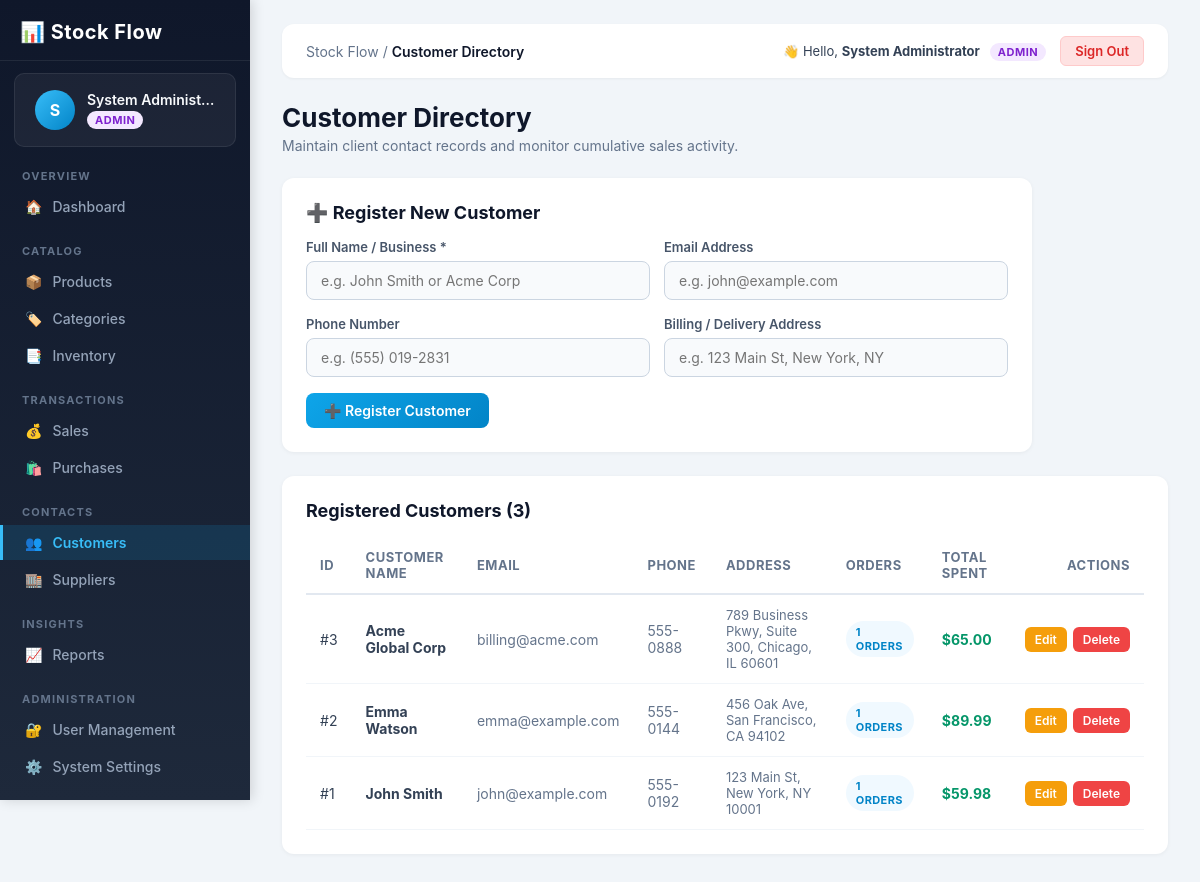
Screenshot of /pages/customers.php (signed in) with the database file from the repository.
### tables this page shows
CREATE TABLE IF NOT EXISTS `customers` (
    `id` INT AUTO_INCREMENT PRIMARY KEY,
    `name` VARCHAR(100) NOT NULL,
    `email` VARCHAR(100) NULL,
    `phone` VARCHAR(30) NULL,
    `address` TEXT NULL,
    `created_at` TIMESTAMP DEFAULT CURRENT_TIMESTAMP
);

### config/db.php (called while the page is built, shortened)
<?php
function is_logged_in() {
    return !empty($_SESSION['user_id']) && !empty($_SESSION['username']);
}
function current_user_role() {
    return $_SESSION['role'] ?? 'staff';
}
function has_role($allowed_roles) {
    $user_role = current_user_role();
    if (is_array($allowed_roles)) {
        return in_array($user_role, $allowed_roles, true);
    }
    return $user_role === $allowed_roles;
}
?>

### pages/customers.php (the view, shortened to what this page needs)
<?php
require_once __DIR__ . '/../config/db.php';
$can_manage = has_role(['admin', 'manager']);
$edit_cust = null;
$customers = [];
if ($pdo !== null) {
    $stmt = $pdo->query("SELECT c.*, COUNT(s.id) AS total_orders, COALESCE(SUM(s.total_amount), 0) AS total_spent
                         FROM customers c
                         LEFT JOIN sales s ON c.id = s.customer_id
                         GROUP BY c.id
                         ORDER BY c.id DESC");
    $customers = $stmt->fetchAll();
}
require_once __DIR__ . '/../includes/header.php';
?>
<div class="page-title-row">
    <div>
        <h1>Customer Directory</h1>
        <p style="color: #64748b; font-size: 14px; margin-top: 4px;">Maintain client contact records and monitor cumulative sales activity.</p>
    </div>
</div>
<div class="form-card" style="max-width: 750px;">
    <h2>
        <span><?php echo $edit_cust ? '✏️ Edit Customer Profile' : '➕ Register New Customer'; ?></span>
    </h2>
    <form method="POST" action="customers.php" class="app-form">
        <div class="form-row form-row-2">
            <div class="form-group">
                <label class="form-label">Full Name / Business *</label>
                <input type="text" name="name" class="form-control" placeholder="e.g. John Smith or Acme Corp" value="<?php echo htmlspecialchars($edit_cust['name'] ?? ''); ?>" required>
            </div>
            <div class="form-group">
                <label class="form-label">Email Address</label>
                <input type="email" name="email" class="form-control" placeholder="e.g. john@example.com" value="<?php echo htmlspecialchars($edit_cust['email'] ?? ''); ?>">
            </div>
        </div>
        <div class="form-row form-row-2">
            <div class="form-group">
                <label class="form-label">Phone Number</label>
                <input type="text" name="phone" class="form-control" placeholder="e.g. (555) 019-2831" value="<?php echo htmlspecialchars($edit_cust['phone'] ?? ''); ?>">
            </div>
            <div class="form-group">
                <label class="form-label">Billing / Delivery Address</label>
                <input type="text" name="address" class="form-control" placeholder="e.g. 123 Main St, New York, NY" value="<?php echo htmlspecialchars($edit_cust['address'] ?? ''); ?>">
            </div>
        </div>
        <div style="display: flex; gap: 10px;">
            <button type="submit" class="btn btn-primary">
                <?php echo $edit_cust ? '💾 Save Customer Changes' : '➕ Register Customer'; ?>
            </button>
        </div>
    </form>
</div>
<div class="form-card" style="max-width: 100%;">
    <h2>Registered Customers (<?php echo count($customers); ?>)</h2>
    <div class="table-responsive">
        <table class="app-table">
            <thead>
                <tr>
                    <th>ID</th>
                    <th>Customer Name</th>
                    <th>Email</th>
                    <th>Phone</th>
                    <th>Address</th>
                    <th>Orders</th>
                    <th>Total Spent</th>
                    <?php if ($can_manage): ?>
                        <th style="text-align: right;">Actions</th>
                    <?php endif; ?>
                </tr>
            </thead>
            <tbody>
                <?php if (empty($customers)): ?>
                    <tr>
                        <td colspan="<?php echo $can_manage ? '8' : '7'; ?>" style="padding: 20px; text-align: center; color: #64748b;">No customers recorded yet.</td>
                    </tr>
                <?php else: ?>
                    <?php foreach ($customers as $c): ?>
                        <tr>
                            <td>#<?php echo $c['id']; ?></td>
                            <td><strong><?php echo htmlspecialchars($c['name']); ?></strong></td>
                            <td style="color: #64748b;"><?php echo htmlspecialchars($c['email'] ?? '-'); ?></td>
                            <td style="color: #64748b;"><?php echo htmlspecialchars($c['phone'] ?? '-'); ?></td>
                            <td style="color: #64748b; font-size: 13px;"><?php echo htmlspecialchars($c['address'] ?? '-'); ?></td>
                            <td>
                                <span class="badge badge-info"><?php echo $c['total_orders']; ?> orders</span>
                            </td>
                            <td style="color: #059669; font-weight: 700;">$<?php echo number_format($c['total_spent'], 2); ?></td>
                            <?php if ($can_manage): ?>
                                <td style="text-align: right;">
                                    <div style="display: inline-flex; gap: 6px;">
                                        <a href="customers.php?edit=<?php echo $c['id']; ?>" class="btn btn-warning btn-sm">Edit</a>
                                        <form method="POST" action="customers.php" style="display: inline;" onsubmit="return confirm('Delete customer <?php echo htmlspecialchars(addslashes($c['name'])); ?>?');">
                                            <button type="submit" class="btn btn-danger btn-sm">Delete</button>
                                        </form>
                                    </div>
                                </td>
                            <?php endif; ?>
                        </tr>
                    <?php endforeach; ?>
                <?php endif; ?>
            </tbody>
        </table>
    </div>
</div>
<?php require_once __DIR__ . '/../includes/footer.php'; ?>

### style/style.css (style rules this page uses)
* { margin: 0; padding: 0; box-sizing: border-box; }
body { font-family: -apple-system, BlinkMacSystemFont, "Segoe UI", Roboto, Helvetica, Arial, sans-serif; background-color: #f1f5f9; color: #1e293b; min-height: 100vh; }
a { text-decoration: none; color: inherit; }
.page-title-row { display: flex; align-items: center; justify-content: space-between; margin-bottom: 24px; flex-wrap: wrap; gap: 12px; }
.page-title-row h1 { font-size: 26px; font-weight: 700; color: #0f172a; }
.form-card { background: #ffffff; border-radius: 12px; padding: 24px; box-shadow: 0 1px 4px rgba(0, 0, 0, 0.05); margin-bottom: 24px; }
.form-card h2 { font-size: 18px; font-weight: 700; color: #0f172a; margin-bottom: 16px; display: flex; align-items: center; justify-content: space-between; }
.app-form { display: flex; flex-direction: column; gap: 16px; }
.form-group { display: flex; flex-direction: column; gap: 6px; }
.form-label { font-size: 13px; font-weight: 600; color: #475569; }
.form-control { width: 100%; padding: 10px 14px; font-size: 14px; font-family: inherit; color: #0f172a; background: #f8fafc; border: 1.5px solid #cbd5e1; border-radius: 8px; outline: none; transition: all 0.2s ease; }
.form-row { display: grid; gap: 14px; }
.form-row-2 { grid-template-columns: 1fr 1fr; }
.btn { display: inline-flex; align-items: center; justify-content: center; gap: 6px; padding: 9px 18px; font-size: 14px; font-weight: 600; font-family: inherit; border-radius: 8px; border: none; cursor: pointer; transition: all 0.2s ease; text-decoration: none; }
.btn-primary { background: linear-gradient(135deg, #0ea5e9 0%, #0284c7 100%); color: #ffffff; }
.btn-danger { background: #ef4444; color: #ffffff; }
.btn-warning { background: #f59e0b; color: #ffffff; }
.btn-sm { padding: 5px 10px; font-size: 12px; border-radius: 6px; }
.table-responsive { width: 100%; overflow-x: auto; }
.app-table { width: 100%; border-collapse: collapse; text-align: left; font-size: 14px; }
.app-table thead tr { border-bottom: 2px solid #e2e8f0; color: #64748b; font-weight: 600; font-size: 13px; text-transform: uppercase; letter-spacing: 0.5px; }
.app-table th { padding: 12px 14px; }
.app-table td { padding: 12px 14px; border-bottom: 1px solid #f1f5f9; color: #334155; }
.badge { display: inline-block; padding: 4px 10px; border-radius: 20px; font-size: 11px; font-weight: 700; letter-spacing: 0.4px; text-transform: uppercase; }
.badge-info { background: #f0f9ff; color: #0284c7; }

### rows the page displays
customers: id "3", name "Acme Global Corp", email "billing@acme.com", phone "555-0888", address "789 Business Pkwy, Suite 300, Chicago, IL 60601", total_orders "1", total_spent "65.00"
customers: id "2", name "Emma Watson", email "emma@example.com", phone "555-0144", address "456 Oak Ave, San Francisco, CA 94102", total_orders "1", total_spent "89.99"
customers: id "1", name "John Smith", email "john@example.com", phone "555-0192", address "123 Main St, New York, NY 10001", total_orders "1", total_spent "59.98"

### other values shown
$user_initial "S"
$user_name "System Administ…"
$user_role "ADMIN"
str_replace('Stock Flow - ', '', $page_title) "Customer Directory"
$user_name "System Administrator"
count($customers) "3"
